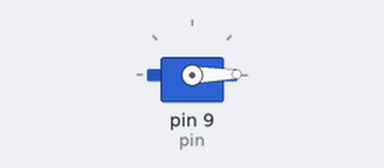
The sketch below on a simulated Arduino Uno, built with avr-gcc and run on an emulated ATmega328P. On the bench: servo.

Above: at 0.05 s.
At 2.2 s:
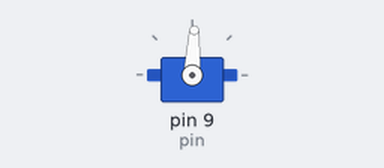
At 4.35 s:
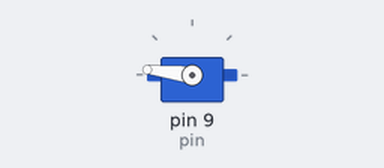
At 8.7 s:
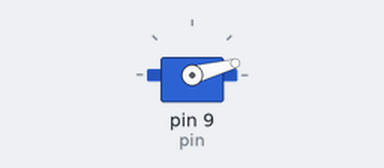
Timing chart, 0 to 11.8 s (numbered marks = the images above):
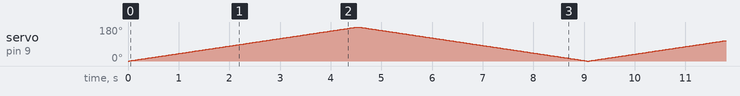

The sketch:

sketch_may06a.ino
```cpp
#include <Servo.h>                    // Incluir la librería Servo
Servo servo1;                         // Crear un objeto tipo Servo llamado servo1
int angulo = 0 ;
int pin=9;
void setup()
{
        servo1.attach(pin) ;             // Conectar servo1 al pin 9
}

void loop()
{
        for(angulo  = 0; angulo  <= 180; angulo  += 1)   //incrementa angulo 1 grado
            {
                 servo1.write(angulo);
                 delay(25);
            }
        for(angulo  = 180; angulo  >=0; angulo  -=1 )    //decrementa angulo 1 grado
            {
                 servo1.write( angulo );
                 delay(25);
            }
}
```
